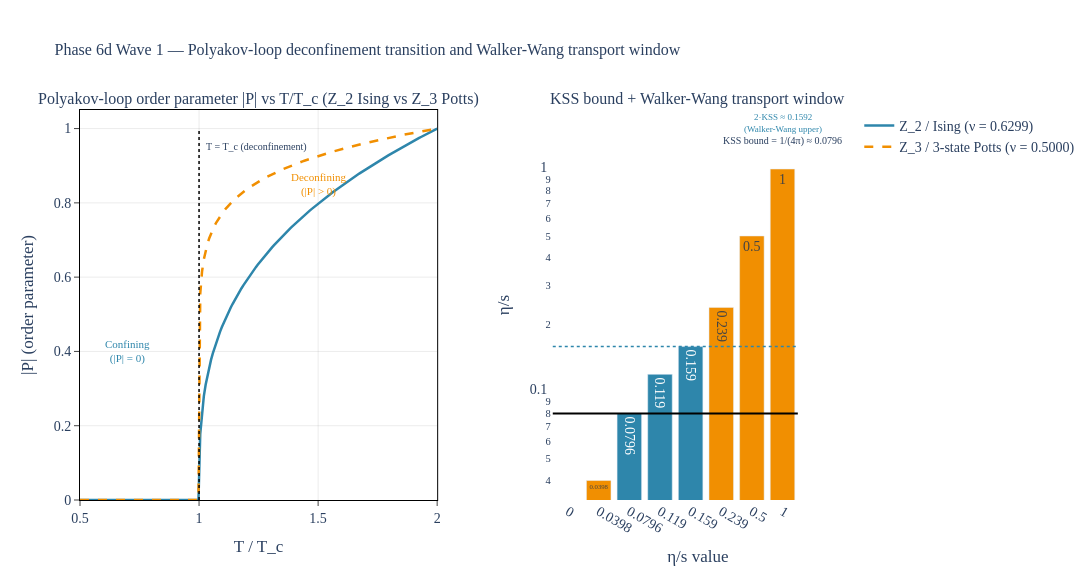

Write notebook code for a chart like this one.
### Markdown cell above
## 7. Figure — Polyakov-loop scaling and Walker-Wang KSS window

**Left panel.** $|P|$ vs $T/T_c$ for SU(2) and SU(3) deconfinement, with universality-class scaling $|P| \propto (T/T_c - 1)^\beta$ above $T_c$ (β_Ising ≈ 0.326, β_Potts ≈ 0.111). Below $T_c$, $|P| = 0$ (confinement).

**Right panel.** Eight $\eta/s$ values on a log-scale bar chart: from 0 to 1, including KSS lower and Walker-Wang upper as horizontal reference lines. Bars inside the [KSS, 2·KSS] window are blue; outside (the two falsifiers and the trivial cases) are amber.

### Code cell
# viz-ref: fig_polyakov_loop_deconfinement
fig_polyakov_loop_deconfinement().show()

### Figure 1 — Plotly figure (JSON) as saved in the notebook; plotly's stock layout.template omitted (floating-point values rounded to 4 significant figures; data arrays with more than 128 entries replaced by an {"elided": "..."} marker saying what was removed)
{"data": [{"line": {"color": "#2E86AB", "width": 2.5}, "mode": "lines", "name": "Z_2 / Ising (ν = 0.6299)", "type": "scatter", "x": {"elided": "200 float values"}, "xaxis": "x", "y": {"elided": "200 float values"}, "yaxis": "y"}, {"line": {"color": "#F18F01", "dash": "dash", "width": 2.5}, "mode": "lines", "name": "Z_3 / 3-state Potts (ν = 0.5000)", "type": "scatter", "x": {"elided": "200 float values"}, "xaxis": "x", "y": {"elided": "200 float values"}, "yaxis": "y"}, {"hovertemplate": "η/s = %{x}<br>value = %{y:.4g}<extra></extra>", "marker": {"color": ["#F18F01", "#F18F01", "#2E86AB", "#2E86AB", "#2E86AB", "#F18F01", "#F18F01", "#F18F01"]}, "showlegend": false, "text": ["0", "0.0398", "0.0796", "0.119", "0.159", "0.239", "0.5", "1"], "textposition": "auto", "type": "bar", "x": ["0", "0.0398", "0.0796", "0.119", "0.159", "0.239", "0.5", "1"], "xaxis": "x2", "y": [0.0, 0.03979, 0.07958, 0.1194, 0.1592, 0.2387, 0.5, 1.0], "yaxis": "y2"}], "layout": {"annotations": [{"font": {"size": 16}, "showarrow": false, "text": "Polyakov-loop order parameter |P| vs T/T_c (Z_2 Ising vs Z_3 Potts)", "x": 0.2338, "xanchor": "center", "xref": "paper", "y": 1.0, "yanchor": "bottom", "yref": "paper"}, {"font": {"size": 16}, "showarrow": false, "text": "KSS bound + Walker-Wang transport window", "x": 0.8088, "xanchor": "center", "xref": "paper", "y": 1.0, "yanchor": "bottom", "yref": "paper"}, {"font": {"size": 10}, "showarrow": false, "text": "T = T_c (deconfinement)", "x": 1.02, "xanchor": "left", "xref": "x", "y": 0.95, "yref": "y"}, {"font": {"color": "#2E86AB", "size": 11}, "showarrow": false, "text": "Confining<br>(|P| = 0)", "x": 0.7, "xref": "x", "y": 0.4, "yref": "y"}, {"font": {"color": "#F18F01", "size": 11}, "showarrow": false, "text": "Deconfining<br>(|P| > 0)", "x": 1.5, "xref": "x", "y": 0.85, "yref": "y"}, {"font": {"size": 10}, "showarrow": false, "text": "KSS bound = 1/(4π) ≈ 0.0796", "x": 7, "xref": "x2", "y": 0.1273, "yref": "y2"}, {"font": {"color": "#2E86AB", "size": 9}, "showarrow": false, "text": "2·KSS ≈ 0.1592<br>(Walker-Wang upper)", "x": 7, "xref": "x2", "y": 0.2069, "yref": "y2"}], "font": {"family": "CMU Serif, Computer Modern, Times New Roman, serif", "size": 14}, "height": 580, "margin": {"b": 80, "t": 110}, "paper_bgcolor": "white", "plot_bgcolor": "white", "shapes": [{"line": {"color": "#000000", "dash": "dot", "width": 1.5}, "type": "line", "x0": 1.0, "x1": 1.0, "xref": "x", "y0": 0, "y1": 1.0, "yref": "y"}, {"line": {"color": "#000000", "dash": "solid", "width": 2}, "type": "line", "x0": -0.5, "x1": 7.5, "xref": "x2", "y0": 0.07958, "y1": 0.07958, "yref": "y2"}, {"line": {"color": "#2E86AB", "dash": "dot", "width": 1.5}, "type": "line", "x0": -0.5, "x1": 7.5, "xref": "x2", "y0": 0.1592, "y1": 0.1592, "yref": "y2"}], "title": {"font": {"family": "CMU Serif, Computer Modern, Times New Roman, serif", "size": 16}, "text": "Phase 6d Wave 1 — Polyakov-loop deconfinement transition and Walker-Wang transport window"}, "width": 1300, "xaxis": {"anchor": "y", "domain": [0.0, 0.4675], "gridcolor": "rgba(0,0,0,0.08)", "linecolor": "black", "linewidth": 1, "mirror": true, "showgrid": true, "showline": true, "ticks": "outside", "title": {"text": "T / T_c"}, "zeroline": true, "zerolinecolor": "rgba(0,0,0,0.2)"}, "xaxis2": {"anchor": "y2", "domain": [0.6175, 1.0], "title": {"text": "η/s value"}}, "yaxis": {"anchor": "x", "domain": [0.0, 1.0], "gridcolor": "rgba(0,0,0,0.08)", "linecolor": "black", "linewidth": 1, "mirror": true, "range": [0, 1.05], "showgrid": true, "showline": true, "ticks": "outside", "title": {"text": "|P| (order parameter)"}, "zeroline": true, "zerolinecolor": "rgba(0,0,0,0.2)"}, "yaxis2": {"anchor": "x2", "domain": [0.0, 1.0], "title": {"text": "η/s"}, "type": "log"}}}
